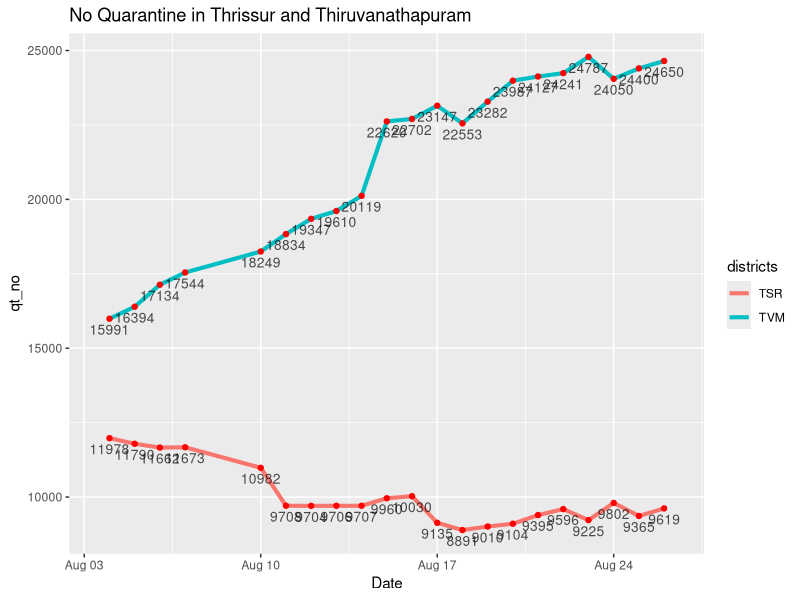

Source code (R):
library(tidyverse)
library(lubridate)
# read
qt <- read_csv("data/quarantine_total.csv")

#remove columns
qt <- qt %>% 
        select(2:16)

# format date
qt$Date <- as.Date(qt$Date,"%d/%m/%y")

# wide to long
qt_l<- qt %>% 
        pivot_longer(-Date, names_to="districts", values_to="qt_no")

#change datatype to factor
qt_l$districts <- as.factor(qt_l$districts)

# lineplot comparison different counties
qt_l %>% 
        filter(districts =="TSR" |
                       districts == "TVM") %>% # choose any District
        ggplot(aes(Date, qt_no,color =districts))+
        geom_line(size =1.4)+
        geom_point(colour='red')+
        geom_text(aes(label=qt_no), vjust=1.6, color="black", alpha=0.7,
                  position = position_dodge(0.9), size=3.5)+
        labs(title = "No Quarantine in Thrissur and Thiruvanathapuram")
